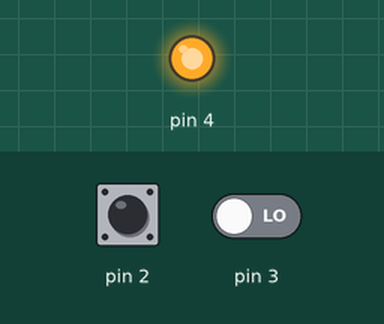
Bench run of a sketch on a simulated Arduino Uno, built with avr-gcc and run on an emulated ATmega328P. On the bench: output pins drawn as LEDs (lit = HIGH). The test bench sets the inputs (shaded band); at power-on: pin 3 LOW, pin 2 HIGH.

Above: at 1.2 s.
1.3 s: pin 3 driven HIGH
At 1.9 s:
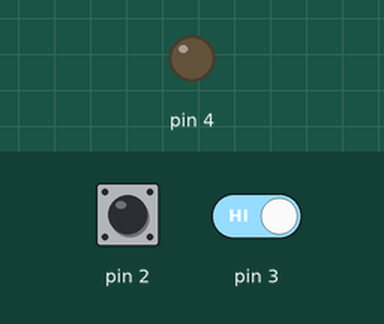
2.8 s: pin 3 driven LOW
At 4.2 s:
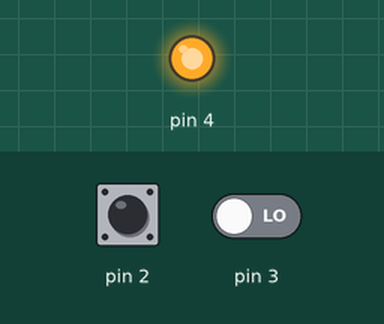
Timing chart, 0 to 5.8 s (numbered marks = the images above; inputs shaded):
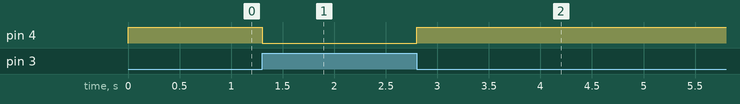

Measured:
- after the input at 1.3 s, pin 4: HIGH → LOW at once
- after the input at 2.8 s, pin 4: LOW → HIGH at once

The sketch:

NAND_Gate.ino
```cpp
/*
 * Zachary Davis
 */

//initializing various variables
int digitalPin0 = 0;
int digitalPin1 = 0;

//initialize output pins
void setup() {
   pinMode(4, OUTPUT);
}

//Constantly check the two inputs and change output based on which
//of the inputs is higher.
void loop(){
  if(!(digitalRead(2) && digitalRead(3))){
    digitalWrite(4, HIGH);
  }
  else{
    digitalWrite(4, LOW);
  }
}
```
